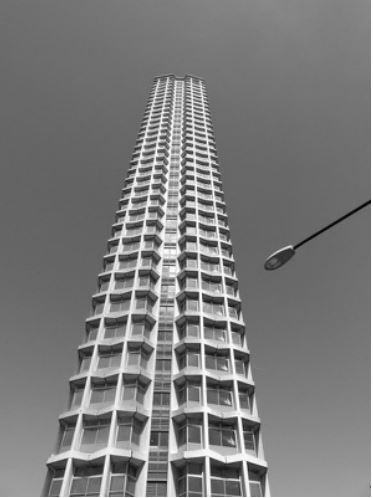
#> input picture Edge_detection/tower.JPG, 373 x 498 px
$ python Canny_Edge.py
#> lines starting #> are read from the running program, lines starting #| are printed output that depends on the picture; after the words box and inside, x2 and y2 are one past the last pixel; in counts of white or black regions, pixels touching at a corner belong together
"""
[Canny Edge]
: maxval중에서 minval보다는 크고 연결되어 있는 것 ==> Edge 취급

- Canny Edge의 특징
1. 가우시안 필터 사용
2. Gradient 계산(소벨 사용)
"""


import cv2

if __name__ == '__main__':
    src = cv2.imread("tower.JPG", cv2.IMREAD_GRAYSCALE)
#> src is the input picture: shape (498, 373); min 0, max 255, mean 123.1


    #(src, minval, maxval)
    #===> minval가 너무 낮으면 너무 많은 edge가 드러난다.
    #===> maxval가 너무 크면 edge가 많이 나타나지 않는다.

    edge = cv2.Canny(src, 50, 200)
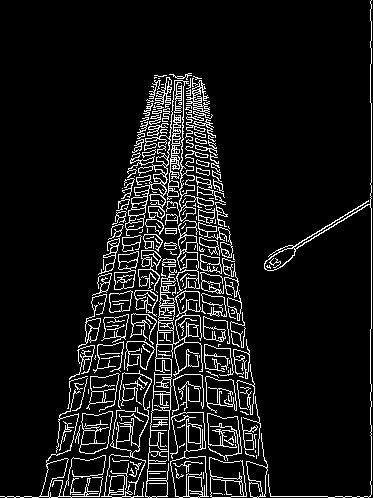
#> edge: shape (498, 373); 8.9% white in thin lines or dots
    edge1 = cv2.Canny(src, 100, 200)
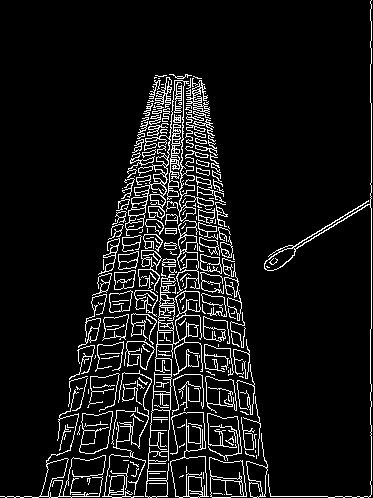
#> edge1: shape (498, 373); 8.4% white in thin lines or dots
    edge2 = cv2.Canny(src, 120, 300)
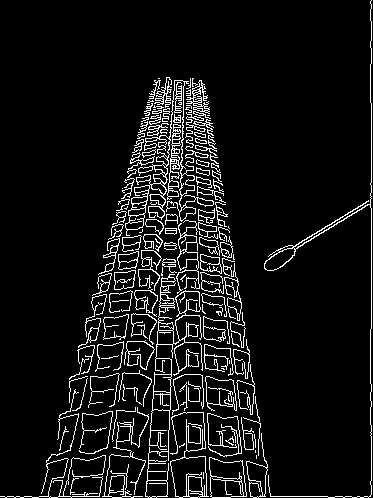
#> edge2: shape (498, 373); 7.7% white in thin lines or dots
    edge3 = cv2.Canny(src, 100, 500)
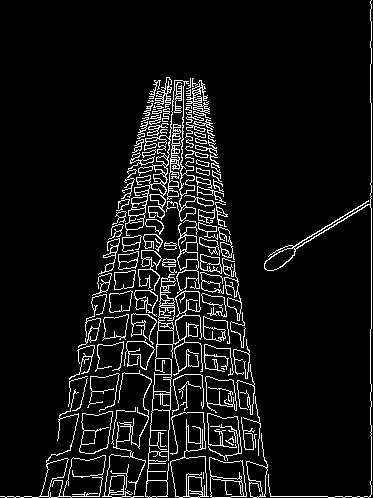
#> edge3: shape (498, 373); 7.6% white in thin lines or dots


    cv2.imshow("edge", edge)
    cv2.imshow("edge1", edge1)
    cv2.imshow("edge2", edge2)
    cv2.imshow("edge3", edge3)
    cv2.waitKey(0)
    cv2.destroyAllWindows()
